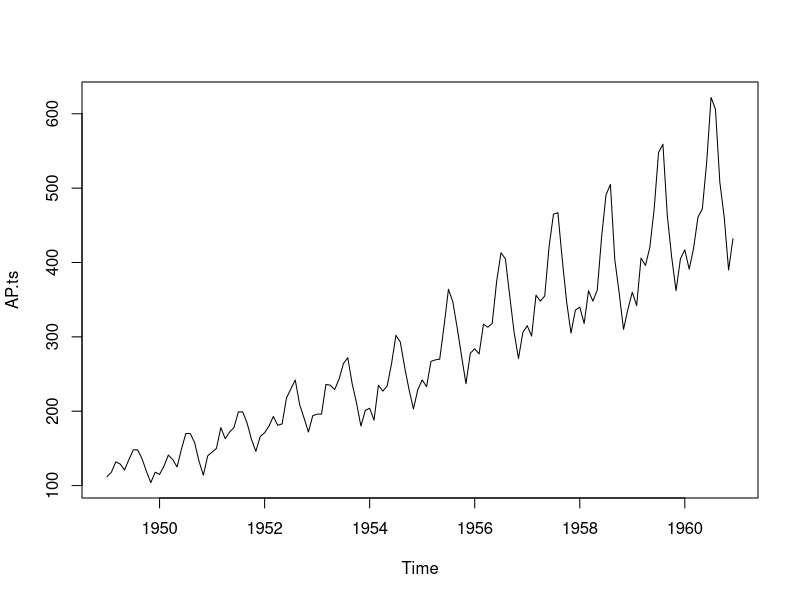
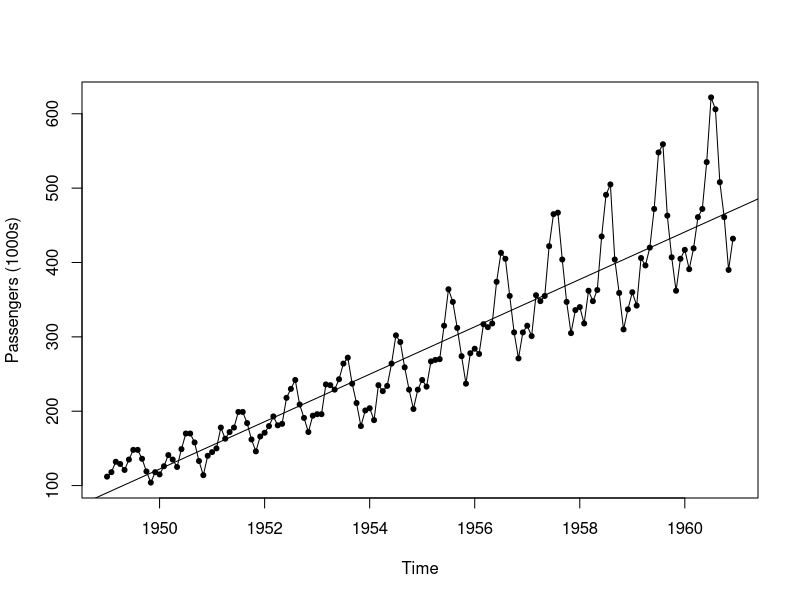
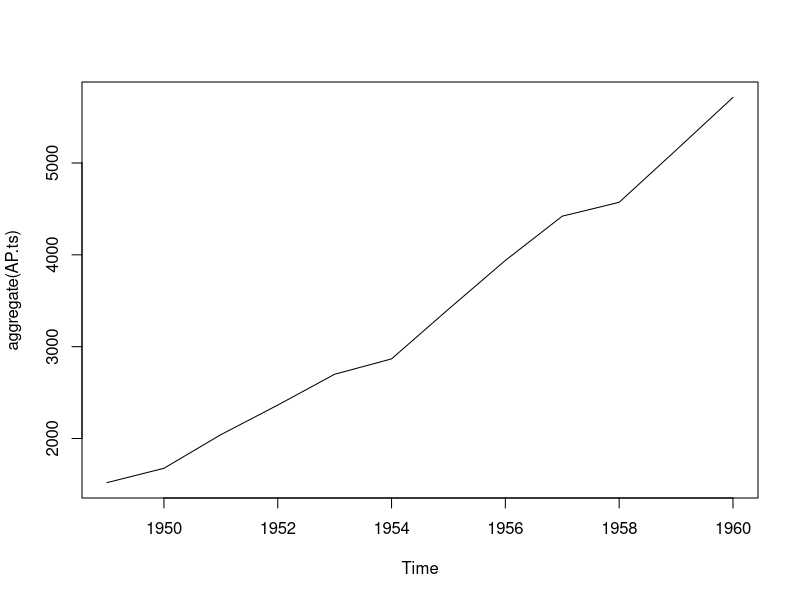
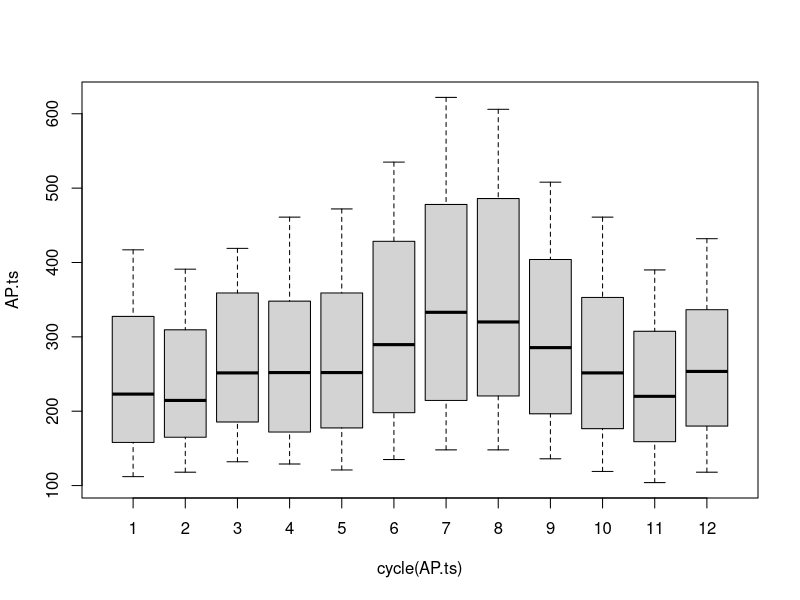
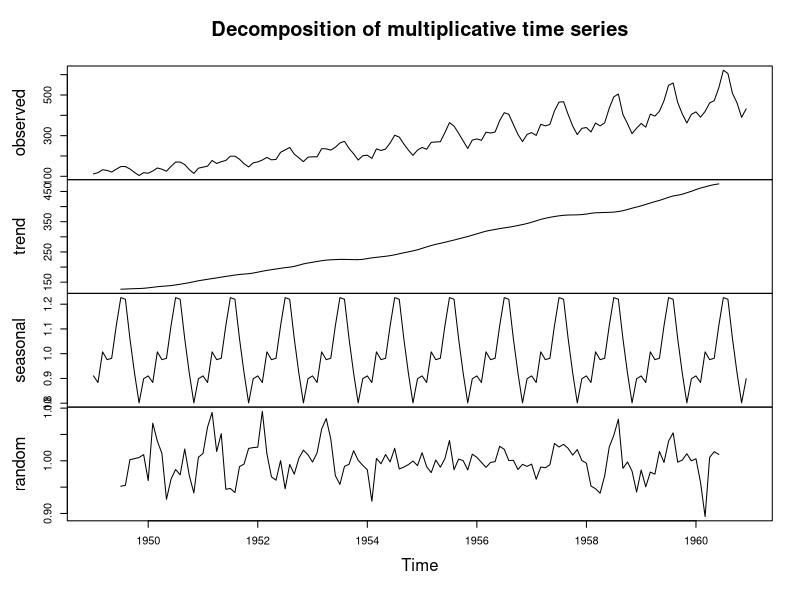
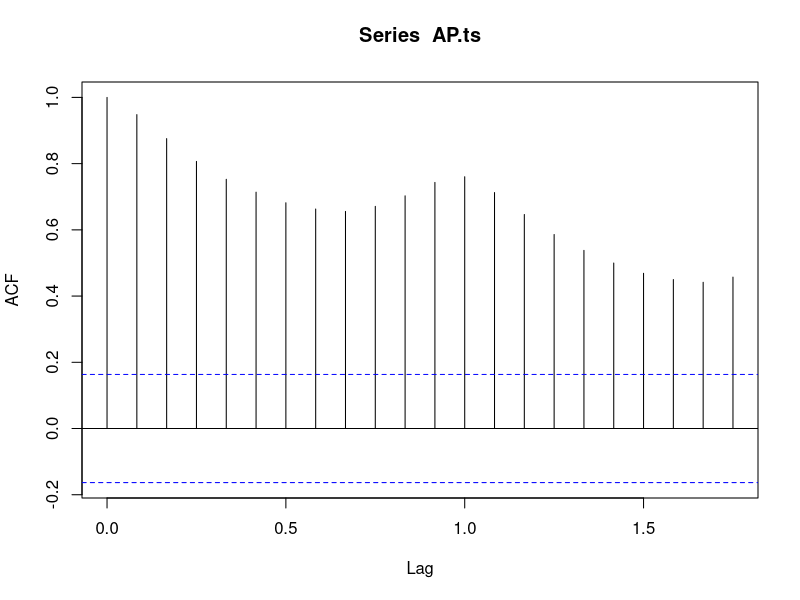

Reproduce these figures in R, in order.
## ---- chunk 1

data("AirPassengers")
AP.ts<- AirPassengers


## ---- chunk 2

class(AP.ts)
str(AP.ts)

## ---- chunk 3
max(AP.ts)


## ---- chunk 4
start(AP.ts); end(AP.ts); frequency(AP.ts);


## ---- chunk 5

plot(AP.ts)
plot(AP.ts, ylab="Passengers (1000s)", type="o", pch=20)
abline(reg=lm(AirPassengers~time(AirPassengers)))


## ---- chunk 6
cycle(AP.ts) 

## ---- chunk 7
aggregate(AP.ts) 


## ---- chunk 8
plot(aggregate(AP.ts))


## ---- chunk 9
boxplot(AP.ts~cycle(AP.ts))


## ---- chunk 10

aggregate(AP.ts, FUN=mean)


## ---- chunk 11

decompose(AP.ts, type= "multiplicative")

AP.decompM <- decompose(AP.ts, type= "multiplicative")
plot(AP.decompM)

## ---- chunk 12
acf(AP.ts)

